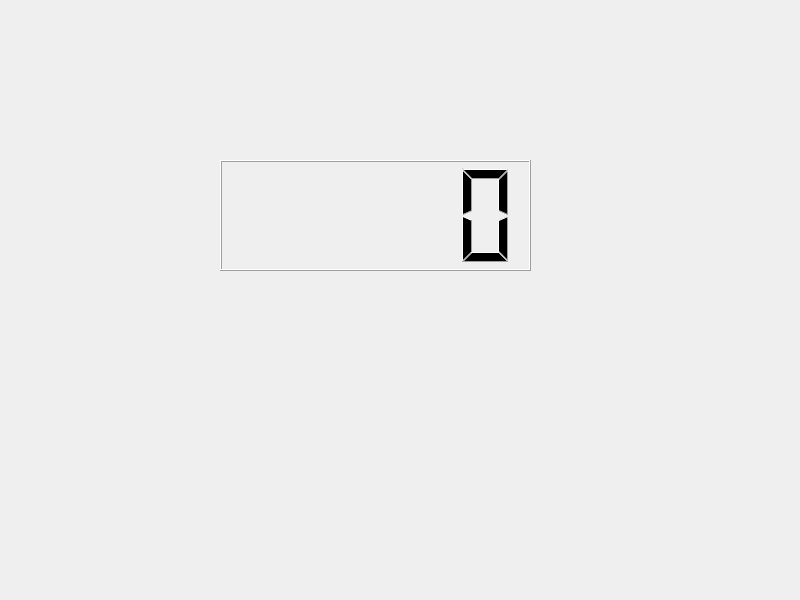
<?xml version="1.0" encoding="UTF-8"?>
<ui version="4.0">
 <class>Widget</class>
 <widget class="QWidget" name="Widget">
  <property name="geometry">
   <rect>
    <x>0</x>
    <y>0</y>
    <width>800</width>
    <height>600</height>
   </rect>
  </property>
  <property name="windowTitle">
   <string>Widget</string>
  </property>
  <widget class="QLCDNumber" name="lcdNumber">
   <property name="geometry">
    <rect>
     <x>220</x>
     <y>160</y>
     <width>311</width>
     <height>111</height>
    </rect>
   </property>
  </widget>
 </widget>
 <resources/>
 <connections/>
</ui>
